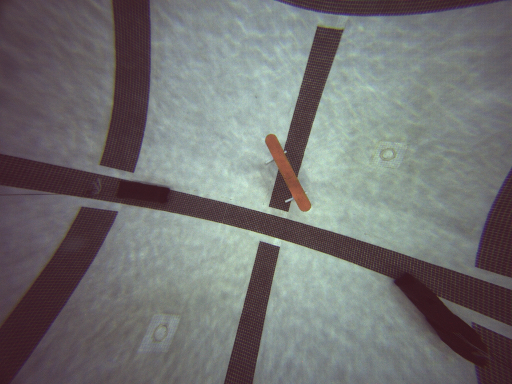
#> input picture images_q1/pathmarker_1.png, 512 x 384 px
$ jupyter execute --allow-errors AVBotz_Q-1.ipynb
#> lines starting #> are read from the running program, lines starting #| are printed output that depends on the picture; after the words box and inside, x2 and y2 are one past the last pixel; in counts of white or black regions, pixels touching at a corner belong together
**Beginning Thought Process for Solution /  Pseudocode:**

To find the center and orientation of the object, I needed to identify the object in the image. I took a look at OpenCV's [cascade classfier](https://towardsdatascience.com/how-to-detect-objects-in-real-time-using-opencv-and-python-c1ba0c2c69c0) and the superior deep learning model [YOLOv5](https://medium.com/mlearning-ai/detecting-objects-with-yolov5-opencv-python-and-c-c7cf13d1483c). Using object detection by shape would be the ideal solution, but I would not do this for two main reasons. First, there is no pre-trained model for the pathmarker and I do not have the amount of pictures needed train a model. Second, using color mask returned reasonably good results.

**Research for How to Implement Solution**:

I found the [Color Filtering OpenCV Python Tutorial](https://pythonprogramming.net/color-filter-python-opencv-tutorial/) to be quite helpful in making a color mask. There was some difficulty in finding two HSV values to determine the bounds, but I found a [StackOverflow ](https://stackoverflow.com/questions/10948589/choosing-the-correct-upper-and-lower-hsv-boundaries-for-color-detection-withcv)conversation that led me in the right direction. I used this mask to find all the contours in the image. After that I used the largest contour as the object. To help with determining the real orientation of the object, I looked at [How to Determine the Orientation of an Object Using OpenCV. ](https://automaticaddison.com/how-to-determine-the-orientation-of-an-object-using-opencv/) Below is the contours found by OpenCV using the color mask.

[cell 1]
from IPython.display import Image
Image(filename="countours.png")

[cell 2]
import cv2
import numpy as np
from typing import Tuple

def pathmarker_info(image_path: str) -> Tuple[int, int, int]:

    # read in image and convert to hsv colorspace
#> called with image_path = 'images_q1/pathmarker_1.png'
    img = cv2.imread(image_path)
#> img is the input picture: shape (384, 512, 3); mean B, G, R 114.9, 115, 114.7
    hsv = cv2.cvtColor(img, cv2.COLOR_BGR2HSV)
#> hsv: shape (384, 512, 3); mean H, S, V 103.2, 38, 122.6

    ## removes all colors but colors in lower bound and upper bounds
    lower_bound = (2, 100, 20)
    upper_bound = (15, 255, 255)
    mask = cv2.inRange(hsv, lower_bound, upper_bound)
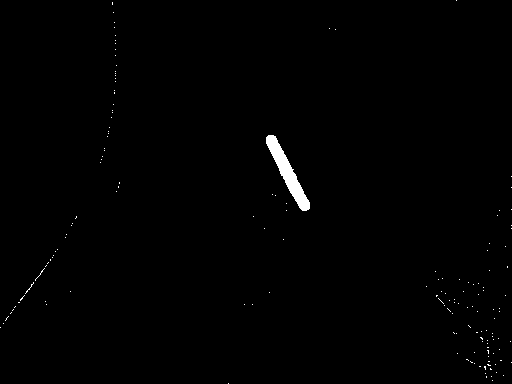
#> mask: shape (384, 512); 0.62% white; 155 white regions (154 under 20 px)

    # cv2.RETR_EXTERNAL: Gives only extreme outer contours / the ones that matter
    # cv2.CHAIN_APPROX_SIMPLE: compresses horizontal, vertical, and diagonal segments and leaves only their end points
    contours, _ = cv2.findContours(mask.copy(), cv2.RETR_EXTERNAL, cv2.CHAIN_APPROX_SIMPLE)
#> contours = 155 contours, 154 with area under 20; largest, box (x1, y1, x2, y2) and area: (266, 135, 310, 211) 896

    # find the largest contour with a matching color
    largest, idx = -1, -1
    for i, c in enumerate(contours):
        if cv2.contourArea(c) > largest:
            largest, idx = cv2.contourArea(c), i
#> this loop made 155 passes
#> (c, largest) on passes 1, 8: ([[228, 383]], 0), ([[490, 368], [490, 369], [491, 369]], 0.5)
#> largest on passes 9, 69, 128: 1.5, 2, 896.5
#> after the loop, idx = 127; largest = 896.5

    # center, width and height helps find correct angle
    (xPixelCenter, yPixelCenter), (width, height), angle = cv2.minAreaRect(contours[idx])
#> xPixelCenter = 287.2; yPixelCenter = 172.4; width = 13.42; height = 84.08; angle = -26.57

    if width > height:
        angle = angle - 90

    return (int(xPixelCenter), int(yPixelCenter), int(angle))


def run(): # Helps compare expected with calculated

    #Test cases
    expected_pathmarker_info = [
        (288, 172, -22),
        (450, 337, -47),
        (358, 171, 77),
        (164, 127, -73)]

    #Runs each case through algorithm
    for i in range(len(expected_pathmarker_info)):
        print (f'Expected output for pathmarker_{i+1}.png: {expected_pathmarker_info[i]}')
        result = pathmarker_info(f"images_q1/pathmarker_{i+1}.png")
#> result = (287, 172, -26)
        print (f'Calculated : {result}')
#| Calculated : (287, 172, -26)
#> pass 2 of the loop in run, `for i in range(len(expected_pathmarker_info)):`:
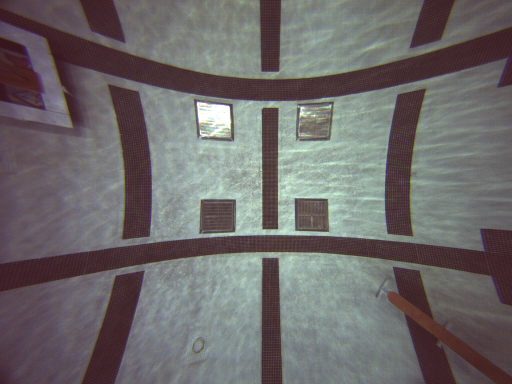
#> input picture images_q1/pathmarker_2.png, 512 x 384 px
#> in pathmarker_info, img is the input picture: shape (384, 512, 3); mean B, G, R 106, 105.9, 109.3
#> hsv: shape (384, 512, 3); mean H, S, V 102.9, 42.1, 115.4
#> in pathmarker_info (call 2), `mask = cv2.inRange(hsv, lower_bound, upper_bound)`:
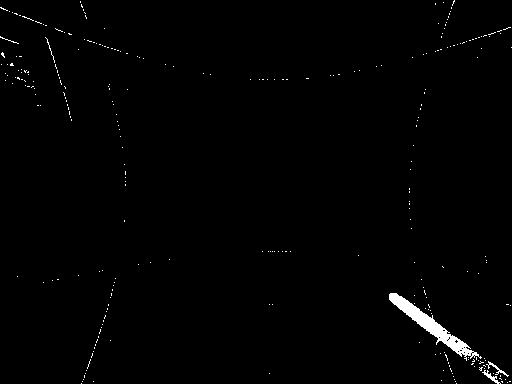
#> mask: shape (384, 512); 0.99% white; 284 white regions (279 under 20 px)
#> contours = 284 contours, 281 with area under 20; largest, box (x1, y1, x2, y2) and area: (389, 293, 482, 361) 1095, (482, 370, 501, 384) 44, (486, 361, 509, 377) 34
#> the loop in pathmarker_info (call 2), `for i, c in enumerate(contours):` made 284 passes
#> (c, largest) on passes 1, 5: ([[456, 383]], 0), ([[501, 381], [502, 382], [502, 381]], 0.5)
#> after the loop in pathmarker_info (call 2), `for i, c in enumerate(contours):`: idx = 74; largest = 1095
#> in pathmarker_info (call 2), `(xPixelCenter, yPixelCenter), (width, height), angle = cv2.minAreaRect..`: xPixelCenter = 432.6; yPixelCenter = 328.3; width = 19.62; height = 111; angle = -49.94
#> result = (432, 328, -49)
#| Calculated : (432, 328, -49)
#> pass 3 of the loop in run, `for i in range(len(expected_pathmarker_info)):`:
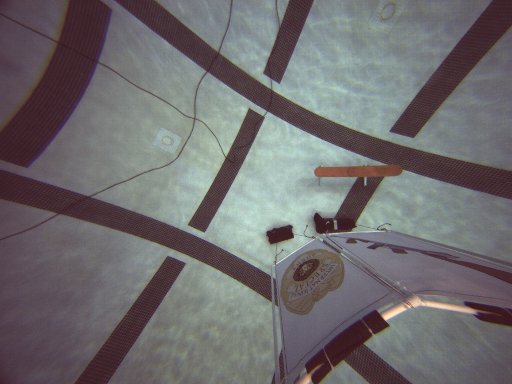
#> input picture images_q1/pathmarker_3.png, 512 x 384 px
#> in pathmarker_info, img is the input picture: shape (384, 512, 3); mean B, G, R 109.8, 108, 110.6
#> hsv: shape (384, 512, 3); mean H, S, V 109.3, 39.6, 117.3
#> in pathmarker_info (call 3), `mask = cv2.inRange(hsv, lower_bound, upper_bound)`:
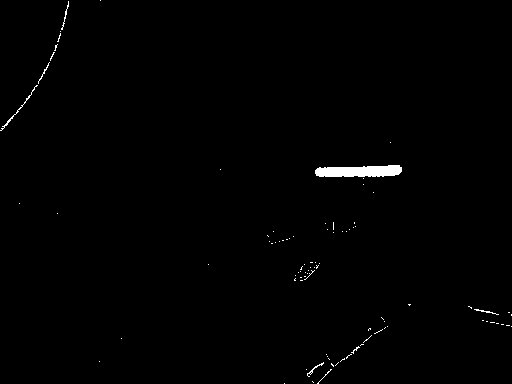
#> mask: shape (384, 512); 0.69% white; 91 white regions (84 under 20 px)
#> contours = 91 contours, 89 with area under 20; largest, box (x1, y1, x2, y2) and area: (315, 165, 402, 177) 764, (0, 85, 38, 131) 30
#> the loop in pathmarker_info (call 3), `for i, c in enumerate(contours):` made 91 passes
#> (c, largest) on pass 1: ([[284, 383]], 0)
#> after the loop in pathmarker_info (call 3), `for i, c in enumerate(contours):`: idx = 81; largest = 763.5
#> in pathmarker_info (call 3), `(xPixelCenter, yPixelCenter), (width, height), angle = cv2.minAreaRect..`: xPixelCenter = 358; yPixelCenter = 171.3; width = 86.14; height = 10.85; angle = -1.66
#> in pathmarker_info (call 3), `angle = angle - 90`: angle = -91.66
#> result = (358, 171, -91)
#| Calculated : (358, 171, -91)
#> the loop made 4 passes; the first 3 are shown


#> (the rest of this cell did not finish here and is left out)
